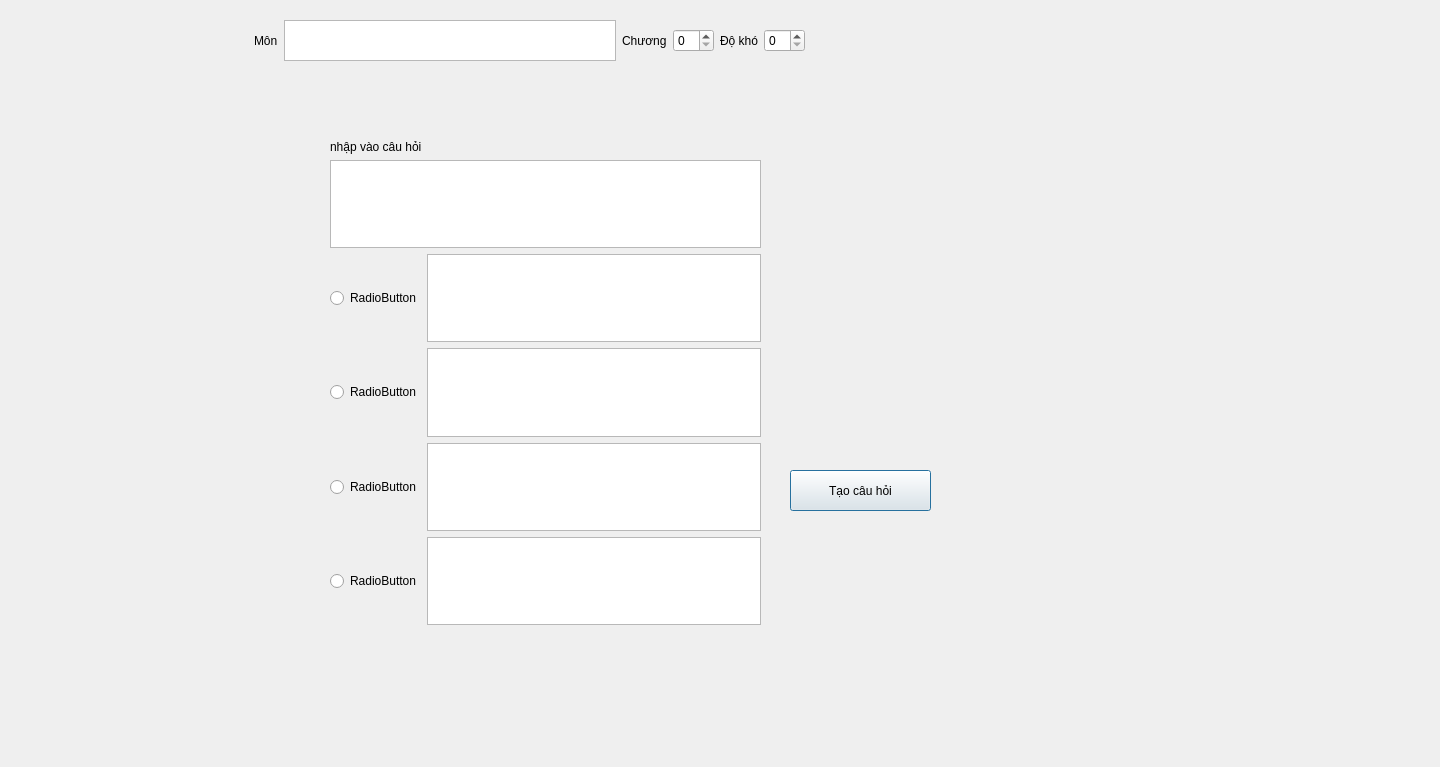
<?xml version="1.0" encoding="UTF-8"?>
<ui version="4.0">
 <class>Dialog</class>
 <widget class="QDialog" name="Dialog">
  <property name="geometry">
   <rect>
    <x>0</x>
    <y>0</y>
    <width>1440</width>
    <height>767</height>
   </rect>
  </property>
  <property name="windowTitle">
   <string>Dialog</string>
  </property>
  <widget class="QPushButton" name="pushButton_3">
   <property name="geometry">
    <rect>
     <x>790</x>
     <y>470</y>
     <width>141</width>
     <height>41</height>
    </rect>
   </property>
   <property name="text">
    <string>Tạo câu hỏi</string>
   </property>
  </widget>
  <widget class="QWidget" name="verticalLayoutWidget">
   <property name="geometry">
    <rect>
     <x>330</x>
     <y>140</y>
     <width>431</width>
     <height>485</height>
    </rect>
   </property>
   <layout class="QVBoxLayout" name="verticalLayout">
    <item>
     <widget class="QLabel" name="label">
      <property name="text">
       <string>nhập vào câu hỏi</string>
      </property>
     </widget>
    </item>
    <item>
     <widget class="QTextEdit" name="textEdit"/>
    </item>
    <item>
     <layout class="QHBoxLayout" name="horizontalLayout_6">
      <item>
       <widget class="QRadioButton" name="radioButton_5">
        <property name="text">
         <string>RadioButton</string>
        </property>
       </widget>
      </item>
      <item>
       <widget class="QTextEdit" name="textEdit_5"/>
      </item>
     </layout>
    </item>
    <item>
     <layout class="QHBoxLayout" name="horizontalLayout_3">
      <item>
       <widget class="QRadioButton" name="radioButton_2">
        <property name="text">
         <string>RadioButton</string>
        </property>
       </widget>
      </item>
      <item>
       <widget class="QTextEdit" name="textEdit_2"/>
      </item>
     </layout>
    </item>
    <item>
     <layout class="QHBoxLayout" name="horizontalLayout_4">
      <item>
       <widget class="QRadioButton" name="radioButton_3">
        <property name="text">
         <string>RadioButton</string>
        </property>
       </widget>
      </item>
      <item>
       <widget class="QTextEdit" name="textEdit_3"/>
      </item>
     </layout>
    </item>
    <item>
     <layout class="QHBoxLayout" name="horizontalLayout_5">
      <item>
       <widget class="QRadioButton" name="radioButton_4">
        <property name="text">
         <string>RadioButton</string>
        </property>
       </widget>
      </item>
      <item>
       <widget class="QTextEdit" name="textEdit_4"/>
      </item>
     </layout>
    </item>
   </layout>
  </widget>
  <widget class="QWidget" name="horizontalLayoutWidget">
   <property name="geometry">
    <rect>
     <x>254</x>
     <y>20</y>
     <width>551</width>
     <height>41</height>
    </rect>
   </property>
   <layout class="QHBoxLayout" name="horizontalLayout">
    <item>
     <widget class="QLabel" name="label_3">
      <property name="text">
       <string>Môn</string>
      </property>
     </widget>
    </item>
    <item>
     <widget class="QTextEdit" name="textEdit_6"/>
    </item>
    <item>
     <widget class="QLabel" name="label_2">
      <property name="text">
       <string>Chương</string>
      </property>
     </widget>
    </item>
    <item>
     <widget class="QSpinBox" name="spinBox"/>
    </item>
    <item>
     <widget class="QLabel" name="label_4">
      <property name="text">
       <string>Độ khó</string>
      </property>
     </widget>
    </item>
    <item>
     <widget class="QSpinBox" name="spinBox_2"/>
    </item>
   </layout>
  </widget>
 </widget>
 <resources/>
 <connections/>
</ui>
